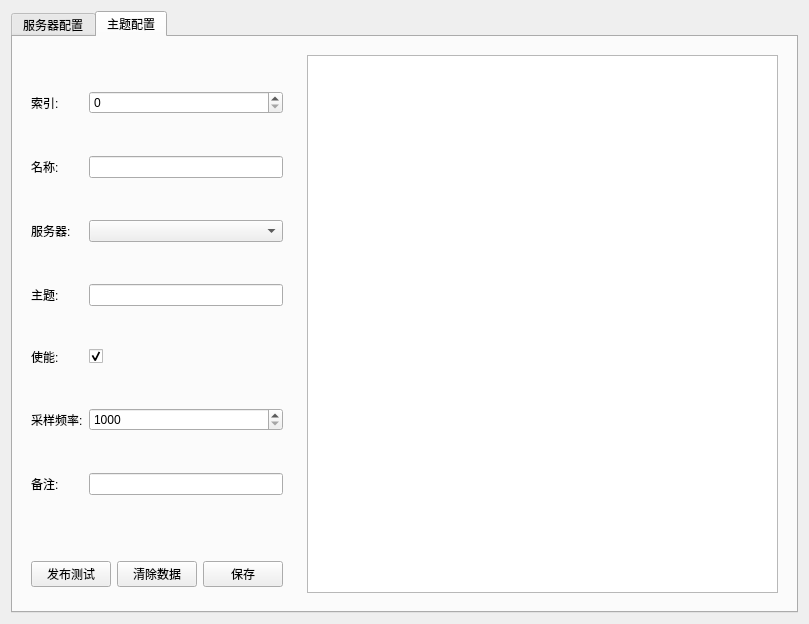
<?xml version="1.0" encoding="UTF-8"?>
<ui version="4.0">
 <class>ConfigDialog</class>
 <widget class="QDialog" name="ConfigDialog">
  <property name="geometry">
   <rect>
    <x>0</x>
    <y>0</y>
    <width>809</width>
    <height>624</height>
   </rect>
  </property>
  <property name="cursor">
   <cursorShape>ArrowCursor</cursorShape>
  </property>
  <property name="windowTitle">
   <string>INFLUXDB数据库配置界面</string>
  </property>
  <property name="windowIcon">
   <iconset resource="../influxdb/image.qrc">
    <normaloff>:/influxDb.png</normaloff>:/influxDb.png</iconset>
  </property>
  <layout class="QGridLayout" name="gridLayout">
   <item row="0" column="0">
    <widget class="QTabWidget" name="tabWidget">
     <property name="currentIndex">
      <number>1</number>
     </property>
     <property name="tabBarAutoHide">
      <bool>true</bool>
     </property>
     <widget class="QWidget" name="Tab1">
      <attribute name="title">
       <string>服务器配置</string>
      </attribute>
      <layout class="QGridLayout" name="gridLayout_7" rowstretch="9,1" columnstretch="3,7">
       <item row="0" column="0">
        <widget class="QWidget" name="widget_4" native="true">
         <layout class="QGridLayout" name="gridLayout_2">
          <item row="0" column="1">
           <widget class="QSpinBox" name="index1">
            <property name="minimum">
             <number>0</number>
            </property>
           </widget>
          </item>
          <item row="1" column="0">
           <widget class="QLabel" name="Label_2">
            <property name="text">
             <string>名称:</string>
            </property>
           </widget>
          </item>
          <item row="0" column="0">
           <widget class="QLabel" name="Label">
            <property name="text">
             <string>索引:</string>
            </property>
           </widget>
          </item>
          <item row="4" column="1">
           <widget class="QLineEdit" name="username"/>
          </item>
          <item row="4" column="0">
           <widget class="QLabel" name="Label_5">
            <property name="text">
             <string>用户名:</string>
            </property>
           </widget>
          </item>
          <item row="2" column="1">
           <widget class="QCheckBox" name="enable1">
            <property name="checked">
             <bool>true</bool>
            </property>
           </widget>
          </item>
          <item row="7" column="1">
           <widget class="QLineEdit" name="port">
            <property name="styleSheet">
             <string notr="true">默认:1883</string>
            </property>
            <property name="text">
             <string>1883</string>
            </property>
           </widget>
          </item>
          <item row="3" column="0">
           <widget class="QLabel" name="Label_4">
            <property name="text">
             <string>备注:</string>
            </property>
           </widget>
          </item>
          <item row="5" column="1">
           <widget class="QLineEdit" name="password"/>
          </item>
          <item row="5" column="0">
           <widget class="QLabel" name="Label_6">
            <property name="text">
             <string>密码:</string>
            </property>
           </widget>
          </item>
          <item row="7" column="0">
           <widget class="QLabel" name="Label_8">
            <property name="text">
             <string>端口号:</string>
            </property>
           </widget>
          </item>
          <item row="3" column="1">
           <widget class="QLineEdit" name="desc1"/>
          </item>
          <item row="6" column="1">
           <widget class="QLineEdit" name="address"/>
          </item>
          <item row="2" column="0">
           <widget class="QLabel" name="Label_3">
            <property name="text">
             <string>使能:</string>
            </property>
           </widget>
          </item>
          <item row="1" column="1">
           <widget class="QLineEdit" name="name1"/>
          </item>
          <item row="6" column="0">
           <widget class="QLabel" name="Label_7">
            <property name="text">
             <string>地址:</string>
            </property>
           </widget>
          </item>
          <item row="8" column="1">
           <widget class="QSpinBox" name="timeOut">
            <property name="minimum">
             <number>1000</number>
            </property>
            <property name="maximum">
             <number>10000</number>
            </property>
            <property name="singleStep">
             <number>100</number>
            </property>
           </widget>
          </item>
          <item row="8" column="0">
           <widget class="QLabel" name="label_2">
            <property name="text">
             <string>超时时间:</string>
            </property>
           </widget>
          </item>
         </layout>
        </widget>
       </item>
       <item row="0" column="1" rowspan="2">
        <widget class="QWidget" name="widget_5" native="true">
         <layout class="QGridLayout" name="gridLayout_3">
          <item row="0" column="0">
           <widget class="QTableView" name="tableView1">
            <property name="enabled">
             <bool>true</bool>
            </property>
            <property name="lineWidth">
             <number>1</number>
            </property>
            <property name="editTriggers">
             <set>QAbstractItemView::NoEditTriggers</set>
            </property>
           </widget>
          </item>
         </layout>
        </widget>
       </item>
       <item row="1" column="0">
        <widget class="QWidget" name="widget_6" native="true">
         <layout class="QHBoxLayout" name="horizontalLayout">
          <item>
           <widget class="QPushButton" name="connectTest">
            <property name="text">
             <string>连接测试</string>
            </property>
           </widget>
          </item>
          <item>
           <widget class="QPushButton" name="clearService">
            <property name="text">
             <string>清除数据</string>
            </property>
           </widget>
          </item>
          <item>
           <widget class="QPushButton" name="saveService">
            <property name="text">
             <string>保存</string>
            </property>
           </widget>
          </item>
         </layout>
        </widget>
       </item>
      </layout>
     </widget>
     <widget class="QWidget" name="Tab2">
      <attribute name="title">
       <string>主题配置</string>
      </attribute>
      <layout class="QGridLayout" name="gridLayout_6" rowstretch="9,1" columnstretch="3,7">
       <item row="0" column="0">
        <widget class="QWidget" name="widget" native="true">
         <layout class="QGridLayout" name="gridLayout_4">
          <item row="3" column="1">
           <widget class="QComboBox" name="service"/>
          </item>
          <item row="2" column="1">
           <widget class="QLineEdit" name="name2"/>
          </item>
          <item row="7" column="1">
           <widget class="QSpinBox" name="frequency">
            <property name="minimum">
             <number>1000</number>
            </property>
            <property name="maximum">
             <number>999999999</number>
            </property>
            <property name="singleStep">
             <number>100</number>
            </property>
           </widget>
          </item>
          <item row="3" column="0">
           <widget class="QLabel" name="label_3">
            <property name="text">
             <string>服务器:</string>
            </property>
           </widget>
          </item>
          <item row="0" column="0">
           <widget class="QLabel" name="Label_15">
            <property name="text">
             <string>索引:</string>
            </property>
           </widget>
          </item>
          <item row="8" column="0">
           <widget class="QLabel" name="Label_18">
            <property name="text">
             <string>备注:</string>
            </property>
           </widget>
          </item>
          <item row="0" column="1">
           <widget class="QSpinBox" name="index2">
            <property name="minimum">
             <number>0</number>
            </property>
           </widget>
          </item>
          <item row="6" column="1">
           <widget class="QCheckBox" name="enable2">
            <property name="checked">
             <bool>true</bool>
            </property>
           </widget>
          </item>
          <item row="7" column="0">
           <widget class="QLabel" name="label">
            <property name="text">
             <string>采样频率:</string>
            </property>
           </widget>
          </item>
          <item row="2" column="0">
           <widget class="QLabel" name="Label_16">
            <property name="text">
             <string>名称:</string>
            </property>
           </widget>
          </item>
          <item row="8" column="1">
           <widget class="QLineEdit" name="desc2"/>
          </item>
          <item row="6" column="0">
           <widget class="QLabel" name="Label_17">
            <property name="text">
             <string>使能:</string>
            </property>
           </widget>
          </item>
          <item row="4" column="1">
           <widget class="QLineEdit" name="topic"/>
          </item>
          <item row="4" column="0">
           <widget class="QLabel" name="label_4">
            <property name="text">
             <string>主题:</string>
            </property>
           </widget>
          </item>
         </layout>
        </widget>
       </item>
       <item row="1" column="0">
        <widget class="QWidget" name="widget_3" native="true">
         <layout class="QHBoxLayout" name="horizontalLayout_2">
          <item>
           <widget class="QPushButton" name="publish">
            <property name="text">
             <string>发布测试</string>
            </property>
           </widget>
          </item>
          <item>
           <widget class="QPushButton" name="clearTopic">
            <property name="text">
             <string>清除数据</string>
            </property>
           </widget>
          </item>
          <item>
           <widget class="QPushButton" name="saveTopic">
            <property name="text">
             <string>保存</string>
            </property>
           </widget>
          </item>
         </layout>
        </widget>
       </item>
       <item row="0" column="1" rowspan="2">
        <widget class="QWidget" name="widget_2" native="true">
         <layout class="QGridLayout" name="gridLayout_5">
          <item row="0" column="0">
           <widget class="QTableView" name="tableView2"/>
          </item>
         </layout>
        </widget>
       </item>
      </layout>
     </widget>
    </widget>
   </item>
  </layout>
 </widget>
 <resources>
  <include location="../influxdb/image.qrc"/>
 </resources>
 <connections/>
</ui>
